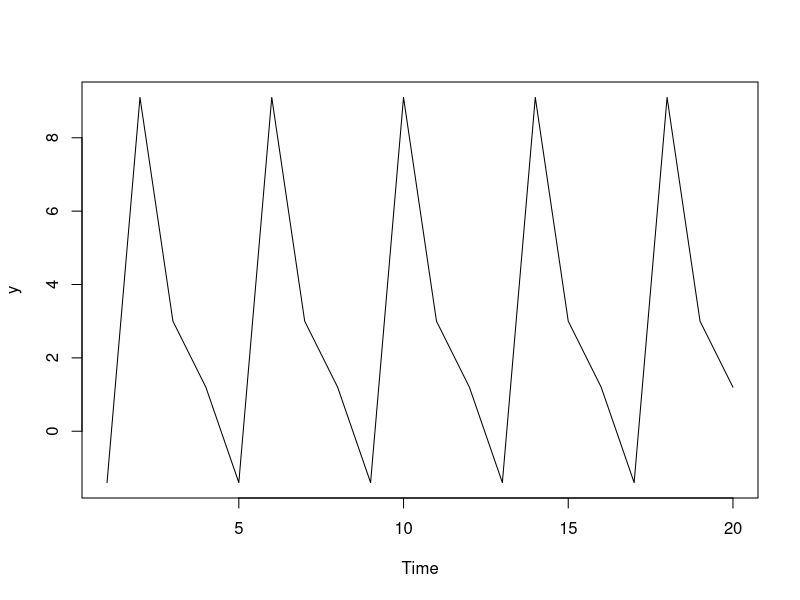

Recreate this plot in R. (Note: this script raises an error after producing the figure.)
## ---- chunk 1

# similar to GARP's EOC 11.8, there is no trend, only seasonality

c_delta <- 1.20; gamma <- c(-2.6, 7.9, 1.80, 0) 
quarters <- rep(1:4, 5)  
y = c_delta + gamma[quarters]
ts.plot(y)

## ---- chunk 2

peters_poly <- polynomial(coef = c(1, -0.75, 0.125)) 
peters_poly
solve(peters_poly) # the roots (aka, zeros) are 2 and 4

ar_2 <-  arima.sim(model=list(order=c(2,0,0),ar = c(-0.75, 0.125)),n = 100)
ts.plot(ar_2)

## ---- chunk 3

library(tidyverse)
library(ggthemes)
library(RColorBrewer)

set.seed(28)

n <- 100
x <- 1:n

# white noise
white_noise <- arima.sim(model = list(order = c(0,0,0)), n = 100)

#linear trend
linear_tr <- -1.8 + 0.15*x
time_trend <- linear_tr + white_noise

rw_drift <- arima.sim(model = list(order = c(0,1,0)), n = n-1, mean = 0.4)

trends <- data.frame(
  x,
  time_trend,
  rw_drift
)

p1 <- trends %>% ggplot(aes(x=x)) +
  geom_line(aes(y=rw_drift), color = "blue", size = 2) +
  geom_line(aes(y=time_trend), color = "orange", size = 2) +
  theme_minimal() +
  theme(
    axis.title = element_blank(),
    axis.text = element_text(size = 14)
  )
    
p1


